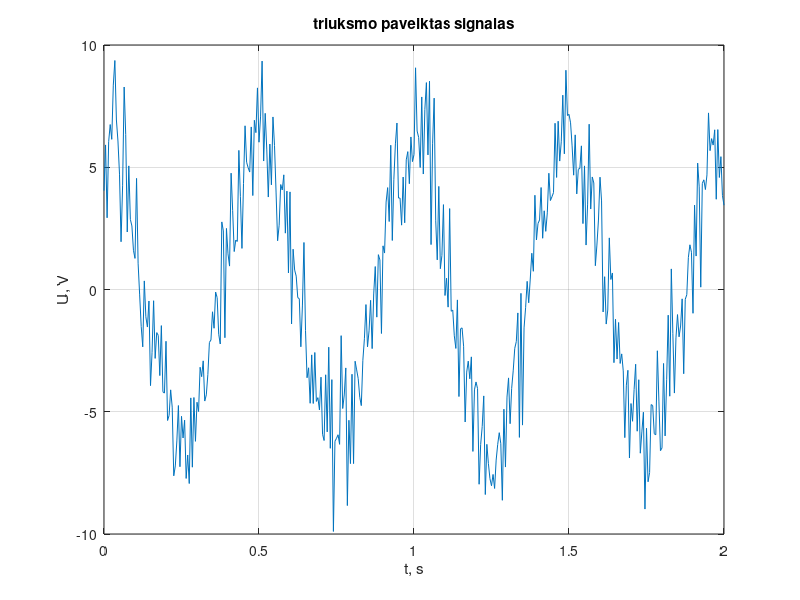

The MATLAB source for this figure:
%% LD2_VismuntasSkarbalius EEF-25/2 09-16

clear;
clc;
close all;

%% vienmaciai masyvai

a = (200:-10:10)';
b = log10(a);
c = 10.^b;
d = c - a;

disp(' 1 UZDUOTIS ');
disp('a = ');
disp(a);

disp('b = log10(a) = ');
disp(b);

disp('c = 10.^b = ');
disp(c);

disp('d = c - a = ');
disp(d);


%% dvimaciai masyvai

A = [pi/2, 3i, exp(2);
     log2(2), 2*pi, log10(1);
     log(exp(1)), pi^pi, cos(pi)];

disp(' 2 UZDUOTIS ');
disp('Pradine matrica A:');
disp(A);

A(:,2) = rand(3,1);

disp('Matrica po antro stulpelio pakeitimo:');
disp(A);

stulpeliu_sumos = sum(A);

disp('Stulpeliu sumos:');
disp(stulpeliu_sumos);


%% signalai

A = 6;
f = 2;
sigma = 1.5;
U1 = 4;
U2 = 2;

t = 0:0.005:2;

n = sigma * randn(size(t));

s0 = A*cos(2*pi*f*t);

s = s0 + n;


% a) reiksmes virs u1
atrinktos = s(s > U1);


% b) filtravimas
sf = s;
sf(abs(sf) < U2) = 0;


% c) nefiltruoto signalo dydis
nefiltruoto_dydis = size(s);


% d) atrinktu reiksmiu dydis
atrinktu_dydis = size(atrinktos);


% e) min ir max
didziausia = max(sf);
maziausia = min(sf);


disp(' 3 UZDUOTIS ');

disp('a) reiksmes virs u1:');
disp(atrinktos);

disp('b) filtravimas:');
disp(sf);

disp('c) nefiltruoto signalo dydis:');
disp(nefiltruoto_dydis);

disp('d) atrinktu reiksmiu dydis:');
disp(atrinktu_dydis);

disp('e) max:');
disp(didziausia);

disp('e) min:');
disp(maziausia);


% grafikas
figure;
plot(t,s);
grid on;
xlabel('t, s');
ylabel('U, V');
title('triuksmo paveiktas signalas');

%% papildoma uzd

%% masyvo elementu indeksavimas 

A = [0 1 0 2 3 0 4;
    0 0 0 0 0 0 0;
    0 5 0 6 7 0 8;
    0 9 0 1 2 0 3;
    0 0 0 0 0 0 0;
    0 4 0 5 6 0 7];

% eilutes kur ne tik nuliai
eilutes = any(A ~= 0, 2);

% stulpeliai kur ne tik nuliai
stulpeliai = any(A ~= 0, 1);

% matrica be nuliniu eiluciu ir stulpeliu
B = A(eilutes, stulpeliai);

disp('Pradine matrica A:');
disp(A);

disp('Matrica B be nuliniu eiluciu ir stulpeliu:');
disp(B);
